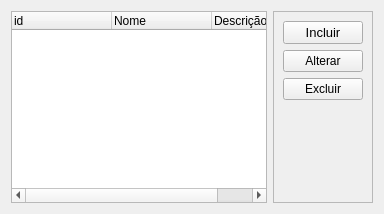
          <widget class="QWidget" name="cad_tp_dispensa">
           <attribute name="title">
            <string>Tipos Dispensa</string>
           </attribute>
           <layout class="QVBoxLayout" name="verticalLayout_10">
            <item>
             <layout class="QHBoxLayout" name="horizontalLayout_7">
              <item>
               <widget class="QTreeWidget" name="tbl_tp_dispensa">
                <column>
                 <property name="text">
                  <string>id</string>
                 </property>
                </column>
                <column>
                 <property name="text">
                  <string>Nome</string>
                 </property>
                </column>
                <column>
                 <property name="text">
                  <string>Descrição</string>
                 </property>
                </column>
               </widget>
              </item>
              <item>
               <widget class="QFrame" name="frame_8">
                <property name="frameShape">
                 <enum>QFrame::StyledPanel</enum>
                </property>
                <property name="frameShadow">
                 <enum>QFrame::Raised</enum>
                </property>
                <layout class="QVBoxLayout" name="verticalLayout_9">
                 <item>
                  <widget class="QPushButton" name="btn_incluir_tp_dispensa">
                   <property name="sizePolicy">
                    <sizepolicy hsizetype="Preferred" vsizetype="Preferred">
                     <horstretch>0</horstretch>
                     <verstretch>0</verstretch>
                    </sizepolicy>
                   </property>
                   <property name="minimumSize">
                    <size>
                     <width>0</width>
                     <height>0</height>
                    </size>
                   </property>
                   <property name="font">
                    <font>
                     <pointsize>10</pointsize>
                    </font>
                   </property>
                   <property name="cursor">
                    <cursorShape>PointingHandCursor</cursorShape>
                   </property>
                   <property name="styleSheet">
                    <string notr="true"/>
                   </property>
                   <property name="text">
                    <string>Incluir</string>
                   </property>
                  </widget>
                 </item>
                 <item>
                  <widget class="QPushButton" name="btn_alterar_tp_dispensa">
                   <property name="sizePolicy">
                    <sizepolicy hsizetype="Preferred" vsizetype="Preferred">
                     <horstretch>0</horstretch>
                     <verstretch>0</verstretch>
                    </sizepolicy>
                   </property>
                   <property name="minimumSize">
                    <size>
                     <width>0</width>
                     <height>0</height>
                    </size>
                   </property>
                   <property name="cursor">
                    <cursorShape>PointingHandCursor</cursorShape>
                   </property>
                   <property name="styleSheet">
                    <string notr="true"/>
                   </property>
                   <property name="text">
                    <string>Alterar</string>
                   </property>
                  </widget>
                 </item>
                 <item>
                  <widget class="QPushButton" name="btn_excluir_tp_dispensa">
                   <property name="sizePolicy">
                    <sizepolicy hsizetype="Preferred" vsizetype="Preferred">
                     <horstretch>0</horstretch>
                     <verstretch>0</verstretch>
                    </sizepolicy>
                   </property>
                   <property name="minimumSize">
                    <size>
                     <width>0</width>
                     <height>0</height>
                    </size>
                   </property>
                   <property name="cursor">
                    <cursorShape>PointingHandCursor</cursorShape>
                   </property>
                   <property name="styleSheet">
                    <string notr="true"/>
                   </property>
                   <property name="text">
                    <string>Excluir</string>
                   </property>
                  </widget>
                 </item>
                 <item>
                  <spacer name="verticalSpacer_8">
                   <property name="orientation">
                    <enum>Qt::Vertical</enum>
                   </property>
                   <property name="sizeHint" stdset="0">
                    <size>
                     <width>20</width>
                     <height>40</height>
                    </size>
                   </property>
                  </spacer>
                 </item>
                </layout>
               </widget>
              </item>
             </layout>
            </item>
           </layout>
          </widget>
